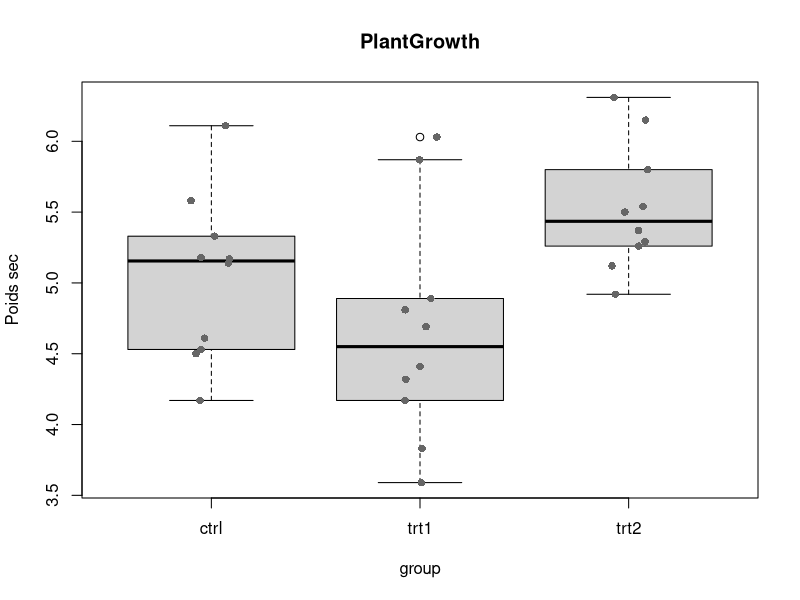
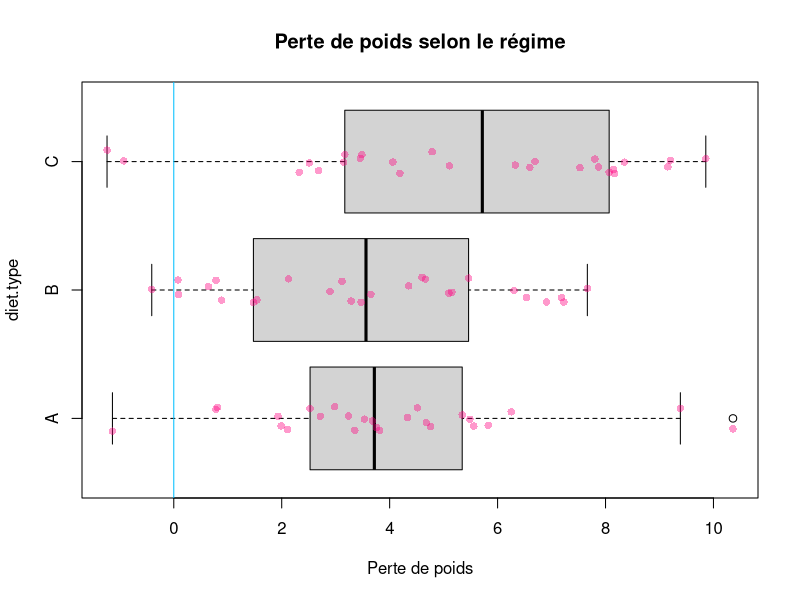
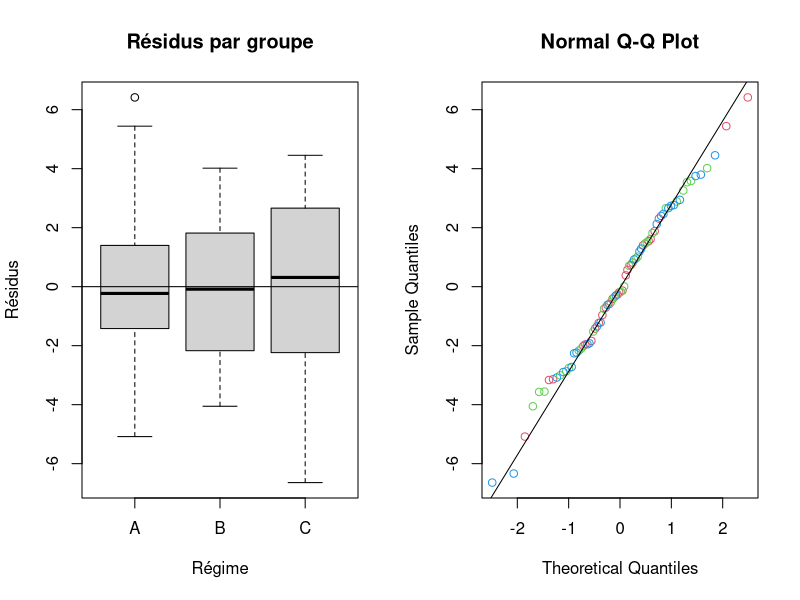
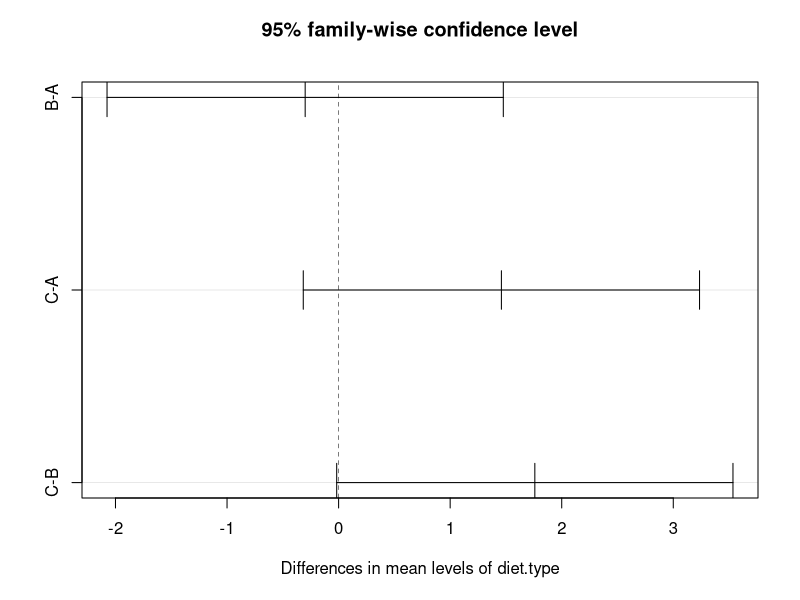
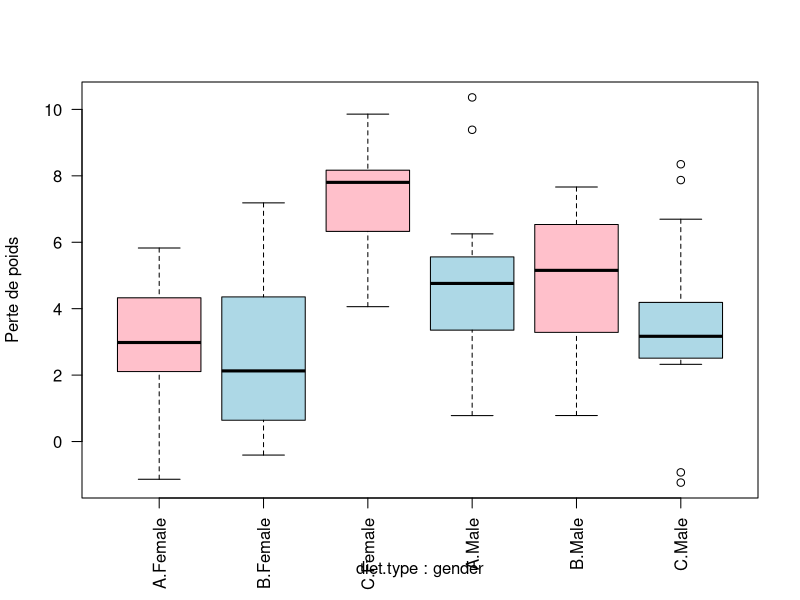
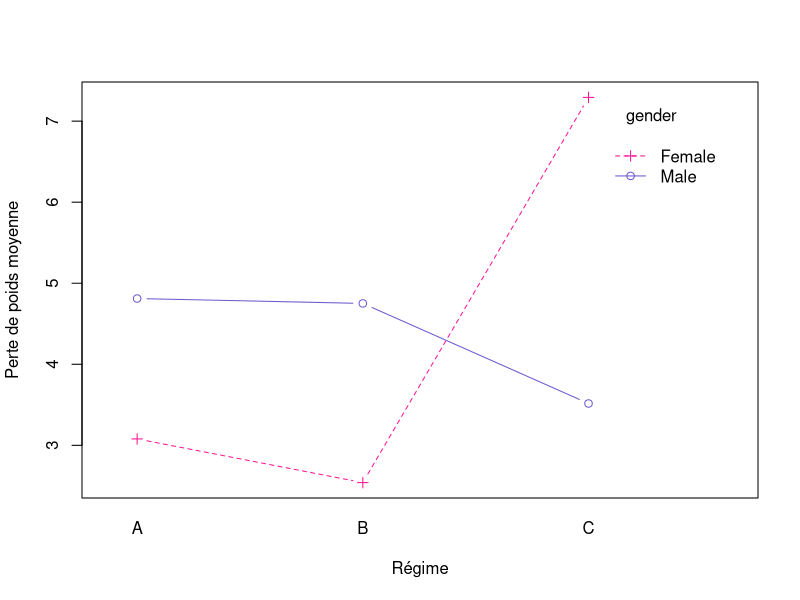
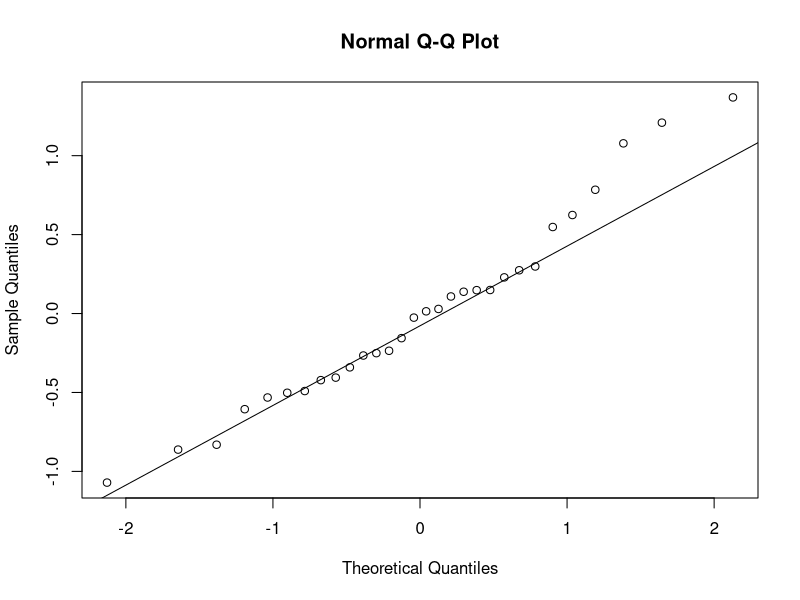
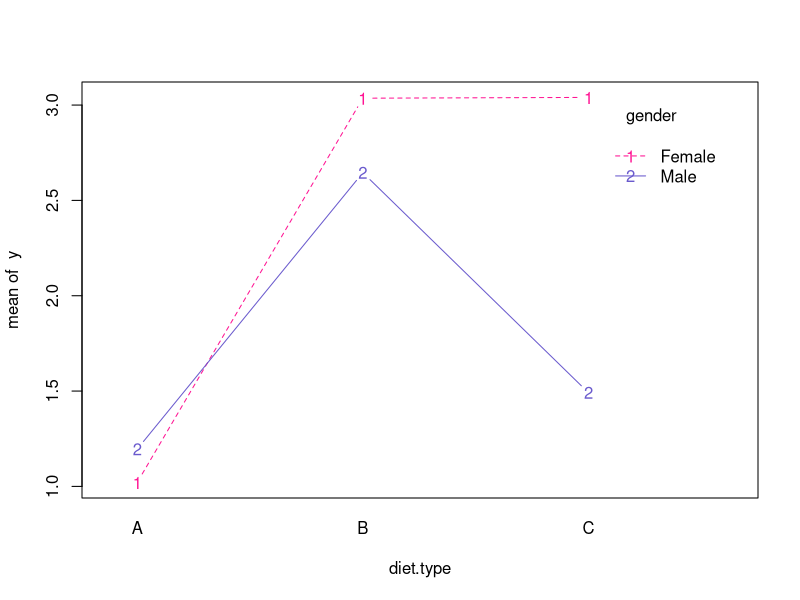

These figures' R source, in order:
## ---- chunk 1
knitr::opts_chunk$set(echo = TRUE, message = FALSE, warning = FALSE,
                      fig.align = "center", fig.width = 6.5, fig.height = 4)
set.seed(2025)
## ---- chunk 2
# Données simulées : 3 régimes x 2 sexes, 13 personnes par cellule (N = 78)
diet <- data.frame(
  diet.type = factor(rep(c("A", "B", "C"), each = 26)),
  gender    = factor(rep(rep(c("Female", "Male"), each = 13), times = 3))
)
mu_cell <- c(A.Female = 2.9, A.Male = 3.8,
             B.Female = 3.0, B.Male = 4.3,
             C.Female = 6.7, C.Male = 4.4)
diet$weight.loss <- rnorm(nrow(diet),
                          mean = mu_cell[paste(diet$diet.type, diet$gender, sep = ".")],
                          sd = 2.3)
head(diet)
str(diet)
## ---- chunk 3
pg2 <- subset(PlantGrowth, group %in% c("ctrl", "trt1"))
pg2$group <- droplevels(pg2$group)

t.test(weight ~ group, data = pg2, var.equal = TRUE)
## ---- chunk 4

mod = lm(weight ~ group, data = pg2)
summary(mod)

summary(lm(weight ~ group, data = pg2))$coefficients
## ---- chunk 5
boxplot(weight ~ group, data = PlantGrowth, main = "PlantGrowth", ylab = "Poids sec")
stripchart(weight ~ group, data = PlantGrowth, vertical = TRUE, method = "jitter",
           pch = 16, col = "grey40", add = TRUE)
## ---- chunk 6
m <- c(1, 3, 5, 10, 21)
data.frame(m = m, risque_global = round(1 - (1 - 0.05)^m, 2))
## ---- chunk 7
boxplot(weight.loss ~ diet.type, data = diet, horizontal = TRUE,
        main = "Perte de poids selon le régime", xlab = "Perte de poids")
stripchart(weight.loss ~ diet.type, data = diet, method = "jitter",
           pch = 16, col = rgb(1, 0, 0.5, 0.4), add = TRUE)
abline(v = 0, col = "deepskyblue")

fit1 <- aov(weight.loss ~ diet.type, data = diet)
summary(fit1)
## ---- chunk 8
model.tables(fit1, type = "means")     # moyennes par groupe
coef(lm(weight.loss ~ diet.type, data = diet))  # contrastes (A = référence)
## ---- chunk 9
diet$resid <- residuals(fit1)

par(mfrow = c(1, 2))
boxplot(resid ~ diet.type, data = diet, main = "Résidus par groupe",
        xlab = "Régime", ylab = "Résidus")
abline(h = 0)
qqnorm(diet$resid, main = "Normal Q-Q Plot",
       col = as.integer(diet$diet.type) + 1)
qqline(diet$resid)
par(mfrow = c(1, 1))

shapiro.test(diet$resid)
bartlett.test(resid ~ diet.type, data = diet)
## ---- chunk 10
oneway.test(weight.loss ~ diet.type, data = diet, var.equal = FALSE)  # Welch
oneway.test(weight.loss ~ diet.type, data = diet, var.equal = TRUE)   # = Fisher
## ---- chunk 11
sim_het <- function() {
  data.frame(
    y = c(rnorm(10, 0, 1), rnorm(10, 0, 3), rnorm(40, 0, 6)),
    g = factor(rep(c("g1", "g2", "g3"), times = c(10, 10, 40)))
  )
}
## ---- chunk 12
kruskal.test(weight.loss ~ diet.type, data = diet)
kruskal.test(weight ~ group, data = PlantGrowth)
## ---- chunk 13
M <- choose(3, 2)   # 3 groupes -> 3 paires
alpha <- 0.05
c(bonferroni = alpha / M, sidak = 1 - (1 - alpha)^(1 / M))

pairwise.t.test(diet$weight.loss, diet$diet.type, p.adjust.method = "bonferroni")
TukeyHSD(fit1)
plot(TukeyHSD(fit1))
## ---- chunk 14
boxplot(weight.loss ~ diet.type + gender, data = diet, las = 2,
        col = rep(c("pink", "lightblue"), 3), ylab = "Perte de poids")

fit2 <- aov(weight.loss ~ diet.type * gender, data = diet)
summary(fit2)

with(diet, interaction.plot(diet.type, gender, weight.loss,
                            type = "b", pch = c(3, 1), col = c("deeppink", "slateblue"),
                            xlab = "Régime", ylab = "Perte de poids moyenne"))
## ---- chunk 15
simule_2way <- function(mu_diet, mu_gender = c(0, 0), interaction = matrix(0, 3, 2),
                        mu = 2, sigma = 1, n = 13) {
  d <- expand.grid(rep = 1:n, diet.type = c("A", "B", "C"), gender = c("Female", "Male"))
  k <- as.integer(d$diet.type); l <- as.integer(d$gender)
  d$y <- mu + mu_diet[k] + mu_gender[l] + interaction[cbind(k, l)] + rnorm(nrow(d), 0, sigma)
  d$diet.type <- factor(d$diet.type); d$gender <- factor(d$gender)
  d
}
## ---- chunk 16
tg <- ToothGrowth
tg$dose <- factor(tg$dose)
str(tg)
## ---- chunk 17
pg2 <- subset(PlantGrowth, group %in% c("ctrl", "trt1"))
pg2$group <- droplevels(pg2$group)

tt <- t.test(weight ~ group, data = pg2, var.equal = TRUE)
av <- aov(weight ~ group, data = pg2)
F_obs <- summary(av)[[1]][["F value"]][1]

c(p_student = tt$p.value, p_anova = summary(av)[[1]][["Pr(>F)"]][1])
c(t_au_carre = unname(tt$statistic)^2, F = F_obs)
coef(lm(weight ~ group, data = pg2))
## ---- chunk 18
y <- PlantGrowth$weight
g <- PlantGrowth$group
N <- length(y); K <- nlevels(g)
ybar   <- mean(y)
ybar_k <- tapply(y, g, mean)
n_k    <- tapply(y, g, length)

SST <- sum((y - ybar)^2)
B   <- sum(n_k * (ybar_k - ybar)^2)
W   <- sum((y - ybar_k[g])^2)
c(SST = SST, B_plus_W = B + W, B = B, W = W)

F_obs <- (B / (K - 1)) / (W / (N - K))
p_val <- pf(F_obs, df1 = K - 1, df2 = N - K, lower.tail = FALSE)
c(F = F_obs, p = p_val)

summary(aov(weight ~ group, data = PlantGrowth))
## ---- chunk 19
nsim <- 2000
res <- replicate(nsim, {
  d <- data.frame(y = rnorm(30), g = factor(rep(1:3, each = 10)))
  p_anova <- summary(aov(y ~ g, data = d))[[1]][["Pr(>F)"]][1]
  p_pair  <- pairwise.t.test(d$y, d$g, p.adjust.method = "none")$p.value
  p_bonf  <- pairwise.t.test(d$y, d$g, p.adjust.method = "bonferroni")$p.value
  c(anova = p_anova < 0.05,
    paires_sans_correction = any(p_pair < 0.05, na.rm = TRUE),
    paires_bonferroni = any(p_bonf < 0.05, na.rm = TRUE))
})
round(rowMeans(res), 3)
1 - (1 - 0.05)^3
## ---- chunk 20
y <- diet$weight.loss; g <- diet$diet.type
N <- length(y); K <- nlevels(g)
n_k <- tapply(y, g, length); m_k <- tapply(y, g, mean); v_k <- tapply(y, g, var)
ybar <- mean(y)

s2_Ybar <- sum(n_k / N * (m_k - ybar)^2) / (K - 1)
s2_p    <- sum((n_k - 1) * v_k) / (N - K)
F_obs   <- N * s2_Ybar / s2_p
F_obs
summary(fit1)[[1]][["F value"]][1]

SSB <- sum(n_k * (m_k - ybar)^2); SST <- sum((y - ybar)^2)
eta2 <- SSB / SST
eta2
## ---- chunk 21
fit_pg <- aov(weight ~ group, data = PlantGrowth)
r <- residuals(fit_pg)
qqnorm(r); qqline(r)
shapiro.test(r)
bartlett.test(weight ~ group, data = PlantGrowth)
## ---- chunk 22
sim_het <- function() {
  data.frame(
    y = c(rnorm(10, 0, 1), rnorm(10, 0, 3), rnorm(40, 0, 6)),
    g = factor(rep(c("g1", "g2", "g3"), times = c(10, 10, 40)))
  )
}
res <- replicate(2000, {
  d <- sim_het()
  c(fisher = oneway.test(y ~ g, data = d, var.equal = TRUE)$p.value < 0.05,
    welch  = oneway.test(y ~ g, data = d, var.equal = FALSE)$p.value < 0.05)
})
rowMeans(res)
## ---- chunk 23
y <- PlantGrowth$weight; g <- PlantGrowth$group
N <- length(y); K <- nlevels(g)
r   <- rank(y)
R_k <- tapply(r, g, sum)
n_k <- tapply(r, g, length)

S0 <- 12 / (N * (N + 1)) * sum(R_k^2 / n_k) - 3 * (N + 1)
t_v <- table(y)
C   <- 1 - sum(t_v^3 - t_v) / (N^3 - N)
S   <- S0 / C
c(S_sans_correction = S0, S_corrige = S)
pchisq(S, df = K - 1, lower.tail = FALSE)
kruskal.test(weight ~ group, data = PlantGrowth)
## ---- chunk 24
for (m in c("none", "bonferroni", "holm")) {
  cat("\n---", m, "---\n")
  print(pairwise.wilcox.test(PlantGrowth$weight, PlantGrowth$group,
                             p.adjust.method = m))
}
TukeyHSD(aov(weight ~ group, data = PlantGrowth))
## ---- chunk 25
simule_2way <- function(mu_diet, mu_gender = c(0, 0), interaction = matrix(0, 3, 2),
                        mu = 2, sigma = 1, n = 13) {
  d <- expand.grid(rep = 1:n, diet.type = c("A", "B", "C"), gender = c("Female", "Male"))
  k <- as.integer(d$diet.type); l <- as.integer(d$gender)
  d$y <- mu + mu_diet[k] + mu_gender[l] + interaction[cbind(k, l)] + rnorm(nrow(d), 0, sigma)
  d$diet.type <- factor(d$diet.type); d$gender <- factor(d$gender)
  d
}

d1 <- simule_2way(mu_diet = c(-1, 0.5, 0.5))
summary(aov(y ~ diet.type * gender, data = d1))

d2 <- simule_2way(mu_diet = c(-1, 0.5, 0.5), mu_gender = c(0.5, -0.5))
summary(aov(y ~ diet.type * gender, data = d2))

d3 <- simule_2way(mu_diet = c(-1, 0.5, 0.5), mu_gender = c(0.5, -0.5),
                  interaction = matrix(c(-0.5, 0.5, 0, 0, 0.5, -0.5), 3, 2))
summary(aov(y ~ diet.type * gender, data = d3))
with(d3, interaction.plot(diet.type, gender, y, type = "b",
                          col = c("deeppink", "slateblue")))
## ---- chunk 26
tg <- ToothGrowth
tg$dose <- factor(tg$dose)

par(mfrow = c(1, 2))
boxplot(len ~ dose + supp, data = tg, las = 2, col = rep(c("tomato", "skyblue", "gold"), 2))
with(tg, interaction.plot(dose, supp, len, type = "b",
                          col = c("deeppink", "slateblue")))
par(mfrow = c(1, 1))

fit_tg <- aov(len ~ dose * supp, data = tg)
summary(fit_tg)

# Hypothèses du modèle
r <- residuals(fit_tg)
qqnorm(r); qqline(r)
shapiro.test(r)
bartlett.test(len ~ interaction(dose, supp), data = tg)

# Comparaisons multiples sur la dose
TukeyHSD(fit_tg, which = "dose")

# Alternatives si besoin
oneway.test(len ~ dose, data = subset(tg, supp == "OJ"), var.equal = FALSE)
kruskal.test(len ~ dose, data = subset(tg, supp == "VC"))
## ---- chunk 27
sessionInfo()
